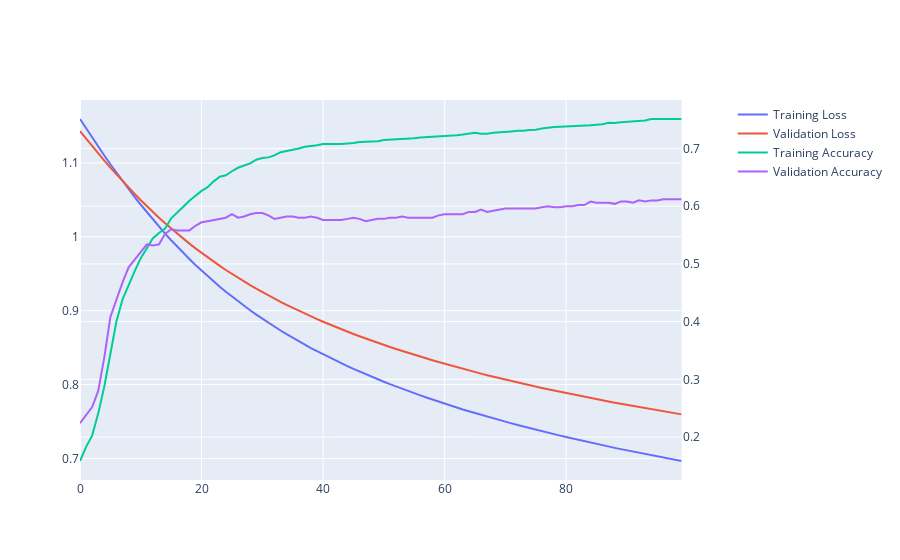

Here is the notebook cell this chart was saved with:
### Code cell
model=train_models(X_train,y_train_hot,X_valid,y_valid_hot,epochs=100,batch_size=1024,lr=0.0001,layer1_nodes=512,optimiser='adam',loss='crossentropy',verbose=0,save=False)
y_pred=model.predict(X_test)
y_pred[np.where(y_pred==np.max(y_pred))] = 1
y_pred=np.argmax(y_pred,axis=1)
cm,acc,f1,macro_acc,classwise_acc = eval_metrics(y_test,y_pred)

print(f"Overall Accuracy Score: {acc}")
print(f"Macro Accuracy: {macro_acc}")
print(f"Class-wise accuracy: \n{classwise_acc}")
l=labels.values()
ConfusionMatrixDisplay(confusion_matrix=cm,display_labels=l).plot()
